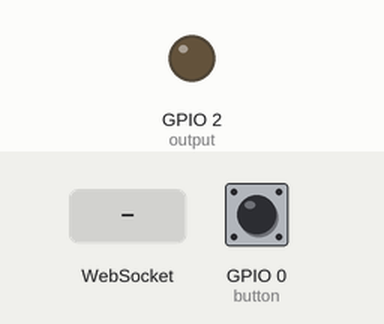
This sketch was run on a simulated ESP8266 (NodeMCU). Shown: output pins drawn as LEDs (lit = HIGH). The inputs (shaded band) are chosen by the test bench; at power-on: GPIO 0 (button) HIGH. WiFi joins after 1.5 s; servers stay silent unless stated; what the sketch prints to the serial monitor is not drawn.

Above: at 6.7 s.
6.8 s: WebSocket text "t" received
At 7.3 s:
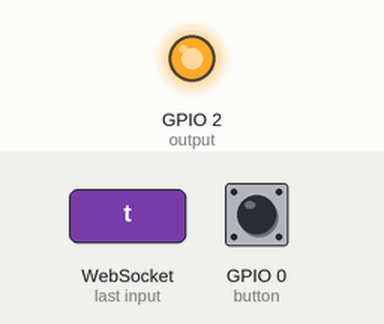
8.3 s: GPIO 0 (button) pulled LOW for 0.15 s
At 9.5 s:
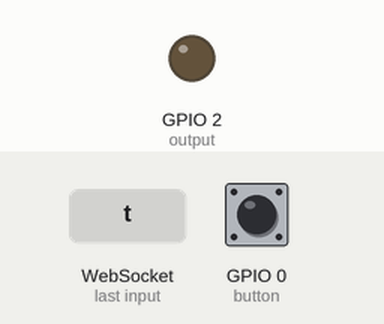
9.9 s: GPIO 0 (button) pulled LOW for 1 s
At 10.9 s:
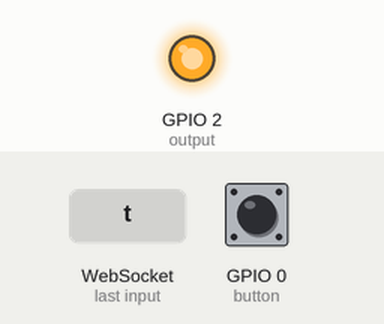
Timing chart, 0 to 12.9 s (numbered marks = the images above; inputs shaded):
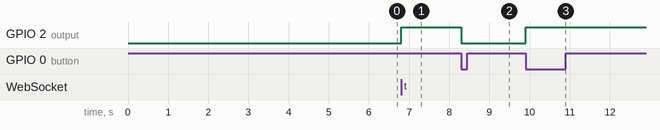

The sketch:

esp8266-websocket.ino
```cpp
#include "index.h"
#include <ESP8266WiFi.h>
#include <ESP8266WebServer.h>
#include <WiFiManager.h>
#include <WebSocketsServer.h>

byte output = 2;
byte button = 0;
String web = webpage;
boolean flag = 0;

ESP8266WebServer server(80);
WebSocketsServer webSocket = WebSocketsServer(81);

void setup() {
  // put your setup code here, to run once:
  pinMode(output, OUTPUT);
  pinMode(button, INPUT);
  digitalWrite(output, LOW);
  Serial.begin(115200);
  Serial.println();
  Serial.println("***");
  Serial.println("Waiting for reset wifi!");
  for (int i = 0; i < 4; i++) {
    Serial.print(".");
    delay(1000);
  }
  Serial.println("");
  WiFi.hostname("ESP8266");
  WiFiManager wifiManager;
  if(digitalRead(0) == LOW) {
    wifiManager.resetSettings();
    Serial.println("Reset saved settings!");
  }
  wifiManager.setTimeout(180);
  wifiManager.autoConnect("ESP8266");
  Serial.print("Server IP: ");
  Serial.println(WiFi.localIP());
  server.on("/", []() {
    server.send(200, "text/html", web);
  });
  server.begin();
  webSocket.begin();
  Serial.println("[WS] Server started");
  webSocket.onEvent(webSocketEvent);
}

void loop() {
  // put your main code here, to run repeatedly:
  checkButton();
  server.handleClient();
  webSocket.loop();
}

void webSocketEvent(byte num, WStype_t type, uint8_t * payload, size_t length) {
  switch(type) {
    case WStype_DISCONNECTED:
      Serial.print("[WS] Type ");
      Serial.print(type);
      Serial.println(": DISCONNECTED");
      break;
    case WStype_CONNECTED:
      broadcastState();
      Serial.print("[WS] Type ");
      Serial.print(type);
      Serial.println(": CONNECTED");
      break;
    case WStype_TEXT:
    Serial.print("[WS] Type ");
      Serial.print(type);
      Serial.println(": TEXT");
      if (payload[0] == 't') {
        digitalWrite(output, !digitalRead(output));
        broadcastState();
        Serial.print("[WS] Payload: ");
        Serial.println(payload[0]);
      }
  }
}

void broadcastState() {
  if (digitalRead(output) == HIGH) {
    webSocket.broadcastTXT("0");
  }
  if (digitalRead(output) == LOW) {
    webSocket.broadcastTXT("1");
  }
}

void checkButton() {
  if (digitalRead(button) == LOW && flag == 0) {
    flag = 1;
    digitalWrite(output, !digitalRead(output));
    broadcastState();
    }
  if (digitalRead(button) == HIGH && flag == 1) {
    flag = 0;
  }
}
```

index.h
```cpp
const char webpage[] PROGMEM = R"=====(
<!DOCTYPE html>
<html>

<head>
	<meta name='viewport' content='width=device-width, initial-scale=1.0' />
	<meta charset='utf-8'>
</head>
<style>
	body {
		background-color: #F7F9FD;
	}

	.container {
		width: 20rem;
		margin-left: auto;
		margin-right: auto;
	}

	.center {
		text-align: center;
	}

	button {
		display: block;
		width: 10rem;
		height: 10rem;
		border: none;
		border-radius: 25%;
		margin-left: auto;
		margin-right: auto;
		background-color: #DBE1EA;
		outline: none;
	}

	button:active {
		background-color: #E9E9E6;
	}

  #circl {
    transition: stroke 1s ease;
  }
</style>

<body>
	<div class="container">
		<h1 class="center">TEST PAGE</h1>
		<h1 class="center" id="state">---</h1> <br> <br>
		<button type="button" id="switch">
			<svg width="9rem" height="9rem">
				<circle id="circl" r="4rem" cx="4.5rem" cy="4.5rem" fill="none" stroke="#000000" stroke-width="0.2rem" />
			</svg>
		</button> <br> <br>
		<p class="center">Recieved data = <span id='rd'>---</span></p>
	</div>
</body>
<script>
	var Socket;

	function init() {
		Socket = new WebSocket('ws://' + window.location.hostname + ':81/');
		Socket.onmessage = function(event) { processReceivedCommand(event); };
	}


	function processReceivedCommand(evt) {
		document.getElementById('rd').innerHTML = evt.data;
		if (evt.data === '0') {
			document.getElementById('state').innerHTML = 'O F F';
			document.getElementById('circl').style.stroke = '#F583AE';
		}
		if (evt.data === '1') {
			document.getElementById('state').innerHTML = 'O N';
			document.getElementById('circl').style.stroke = '#2BAAFF';
		}
	}


	document.getElementById('switch').addEventListener('click', buttonToggle);

	function buttonToggle() {
		var btn = document.getElementById('switch')
		sendText('t');
	}

	function sendText(data) {
		Socket.send(data);
	}


	window.onload = function(e) {
		init();
	}
</script>

</html>
)=====";
```

Measured:
- after the input at 6.8 s, GPIO 2 (output): LOW → HIGH at once
- after the input at 8.3 s, GPIO 2 (output): HIGH → LOW at once
- after the input at 9.9 s, GPIO 2 (output): LOW → HIGH at once
